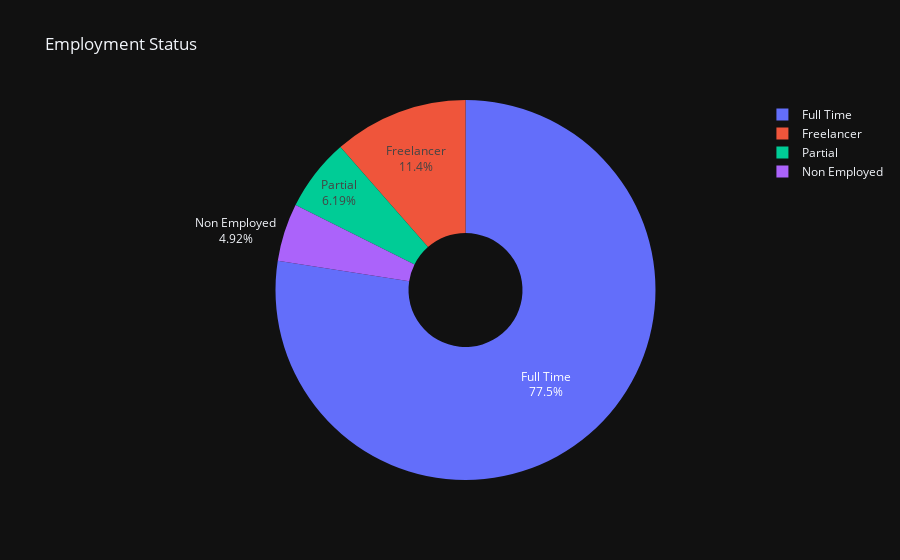

Notebook cell for this chart:
### Markdown cell above
# Employment Status

We will categorize the employment status of data scientists into simple groups like:
- Full Time
- Partial
- Freelancer

## Insight:
- Most data scientists are employed full-time, followed by freelancers and part-time workers.
- A small percentage of data scientists are not employed.
- The majority of data scientists work full-time.
- So this discipline requires from you to be full-time employed.

### Code cell
import plotly.graph_objects as go
import plotly.express as px

def categorize_employment(status):
    if "full-time" in status and "freelancer" not in status and "self-employed" not in status:
        return "Full Time"
    elif "part-time" in status or "Student" in status:
        return "Partial"
    elif "freelancer" in status or "self-employed" in status:
        return "Freelancer"
    else:
        return "Non Employed"

df_ai.loc[:, 'EmploymentStatus'] = df_ai['Employment'].apply(categorize_employment)

employment_counts = df_ai['EmploymentStatus'].value_counts()

fig = go.Figure(data=[go.Pie(labels=employment_counts.index, 
                             values=employment_counts.values, 
                             textinfo='percent+label', 
                             hole=.3)])

fig.update_layout(title_text='Employment Status')

fig.show()

### Figure 1 — Plotly figure (JSON) as saved in the notebook; plotly's stock layout.template omitted (floating-point values rounded to 4 significant figures)
{"data": [{"hole": 0.3, "labels": ["Full Time", "Freelancer", "Partial", "Non Employed"], "textinfo": "percent+label", "values": [2742, 405, 219, 174], "type": "pie"}], "layout": {"title": {"text": "Employment Status"}}}
